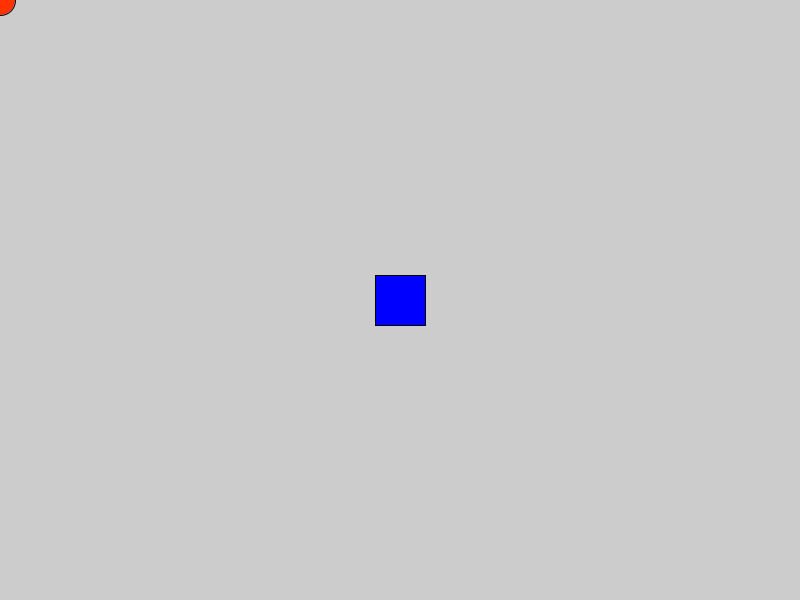
Frame 1 (no input)
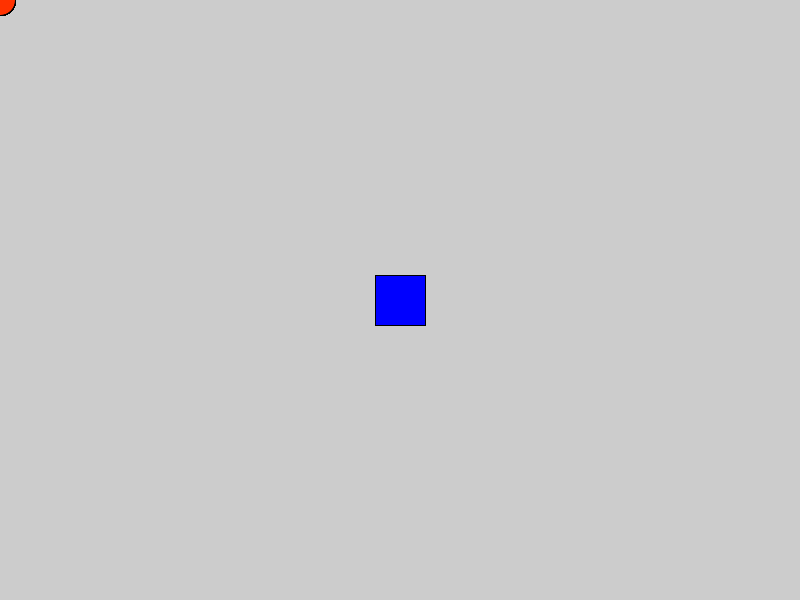
Frame 60 (the mouse pressed at the canvas centre just before this capture)
Frame 120 (the mouse held since frame 60 and released just before this capture): identical to frame 60, image omitted

The Processing sketch that drew these frames (run headless with seeded random() and noise(); from frame 60 on, the mouse is pressed at the canvas centre):

// Processing sketch: VoidFunctions
// ── VoidFunctions.pde
void setup (){
  size (800,600);
  rectMode (CENTER);
}

void draw (){
  drawACircle(255, 50, 0);
  drawABlueSquare();

  
}

void drawABlueSquare (){
  fill (0,0,255);
  rect (width/2, height/2, 50, 50);
}

void drawACircle (float a, float b, float c){
  fill (a, b, c);
  ellipse (mouseX, mouseY, 30,30);
  
}
